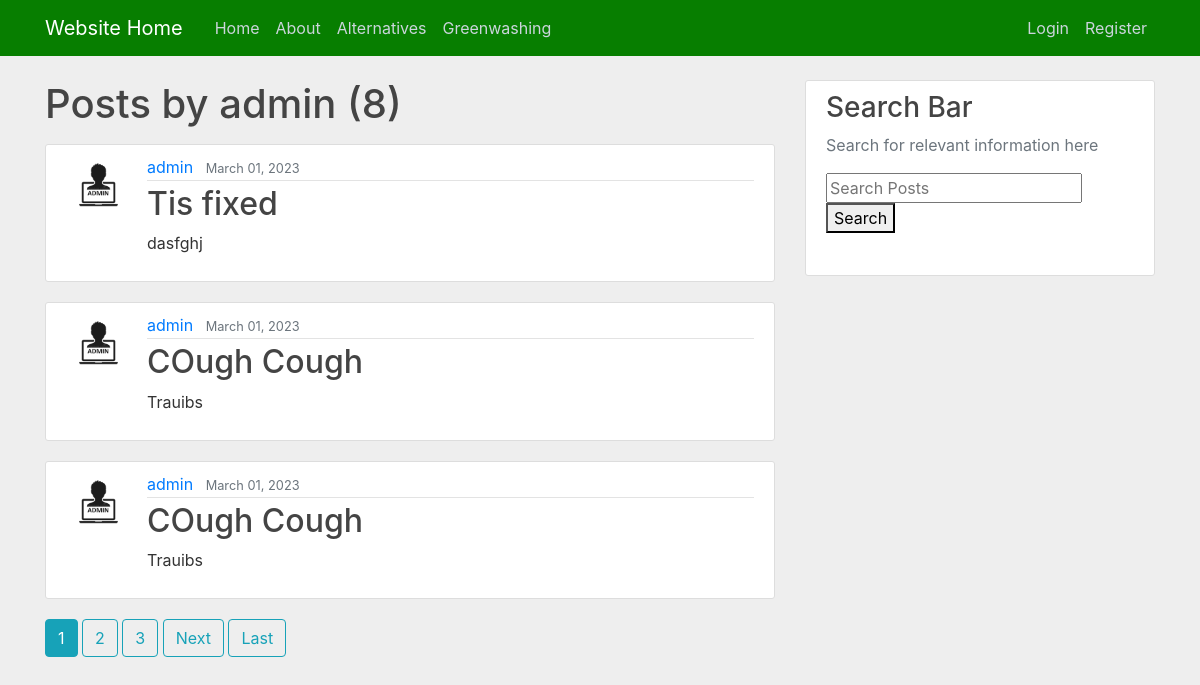
Screenshot of /user/admin with the database file from the repository.
### website/models.py (models this page shows)
class Posts(models.Model):
    title = models.CharField(max_length=100)
    content = models.TextField()
    date_posted = models.DateTimeField(default=timezone.now)
    author = models.ForeignKey(User, on_delete=models.CASCADE)

### users/models.py (models this page shows, shortened)
class Profile(models.Model):
    user = models.OneToOneField(User, on_delete=models.CASCADE)
    image = models.ImageField(default='default.jpg', upload_to='profile_pics')

### website/views.py (the view)
# urls.py: path('user/<str:username>', UserPostListView.as_view(), name='user-posts'),
class UserPostListView(ListView):
    model = Posts
    template_name = 'website/user_posts.html' #<app>/<model>_<viewtype>.html
    context_object_name = 'posts'
    paginate_by = 3
    def get_queryset(self):
        user = get_object_or_404(User, username=self.kwargs.get('username'))
        return Posts.objects.filter(author=user).order_by('-date_posted')

### website/templates/website/user_posts.html (shortened to what this page needs)
{% extends "website/base.html" %}
{% block content %}
<h1 class="mb-3" >Posts by {{ view.kwargs.username }} ({{ page_obj.paginator.count }})</h1>
    {% for posts in posts %}
    <article class="media content-section">
       <img class="rounded-circle article-img" src="{{ posts.author.profile.image.url }}">
    <div class="media-body">
        <div class="article-metadata">
        <a class="mr-2" href="{% url 'user-posts' posts.author.username %}">{{ posts.author }}</a>
        <small class="text-muted">{{ posts.date_posted|date:"F d, Y" }}</small>
        </div>
        <h2><a class="article-title" href="{% url 'post-detail' posts.id %}">{{ posts.title }}</a></h2>
        <p class="article-content">{{ posts.content }}</p>
    </div>
    </article>
    {% endfor %}
    {% if is_paginated %}
      {% for num in page_obj.paginator.page_range %}
        {% if page_obj.number == num %}
          <a class="btn btn-info mb-4" href="?page={{ num }}">{{ num }}</a>
        {% elif num > page_obj.number|add:'-3' and num < page_obj.number|add:'3' %}
          <a class="btn btn-outline-info mb-4" href="?page={{ num }}">{{ num }}</a>
        {% endif %}
      {% endfor %}
      {% if page_obj.has_next %}
        <a class="btn btn-outline-info mb-4" href="?page={{ page_obj.next_page_number }}">Next</a>
        <a class="btn btn-outline-info mb-4" href="?page={{ page_obj.paginator.num_pages }}">Last</a>
      {% endif %}
    {% endif %}
{% endblock content %}

### website/static/website/main.css (style rules this page uses)
body { background: #eeeeee; color: #333333; margin-top: 5rem; }
h1, h2, h3, h4, h5, h6 { color: #444444; }
.content-section { background: #ffffff; padding: 10px 20px; border: 1px solid #dddddd; border-radius: 3px; margin-bottom: 20px; }
.article-title { color: #444444; }
.article-content { white-space: pre-line; }
.article-img { height: 65px; width: 65px; margin-right: 16px; }
.article-metadata { padding-bottom: 1px; margin-bottom: 4px; border-bottom: 1px solid #e3e3e3 }

### rows the page displays
Posts: author.profile.image (picture), author "admin", date_posted "March 01, 2023", title "Tis fixed", content "dasfghj"
Posts: author.profile.image (picture), author "admin", date_posted "March 01, 2023", title "COugh Cough", content "Trauibs"
Posts: author.profile.image (picture), author "admin", date_posted "March 01, 2023", title "COugh Cough", content "Trauibs"

### other values shown
{{ view.kwargs.username }} "admin"
{{ page_obj.paginator.count }} "8"
{{ num }} "1"
{{ num }} "2" "3"
